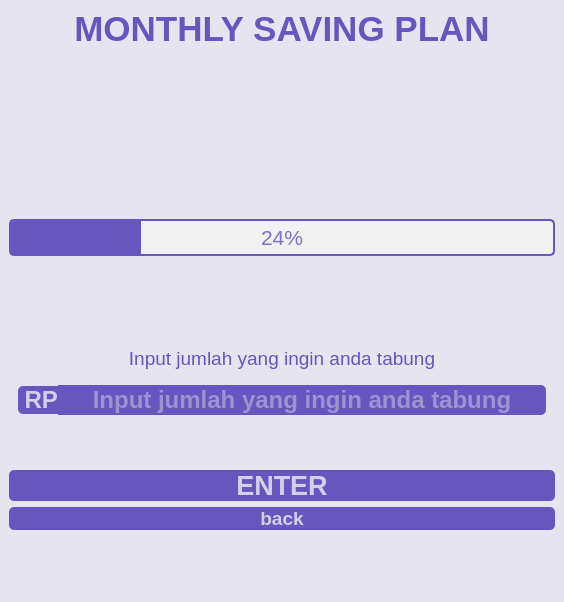
<?xml version="1.0" encoding="UTF-8"?>
<ui version="4.0">
 <class>MainWindow</class>
 <widget class="QMainWindow" name="MainWindow">
  <property name="geometry">
   <rect>
    <x>0</x>
    <y>0</y>
    <width>564</width>
    <height>548</height>
   </rect>
  </property>
  <property name="windowTitle">
   <string>MainWindow</string>
  </property>
  <widget class="QWidget" name="saving">
   <property name="styleSheet">
    <string notr="true">background-color: rgb(230, 228, 238);</string>
   </property>
   <layout class="QVBoxLayout" name="verticalLayout">
    <item>
     <widget class="QLabel" name="saving_plan">
      <property name="sizePolicy">
       <sizepolicy hsizetype="Expanding" vsizetype="Fixed">
        <horstretch>12</horstretch>
        <verstretch>6</verstretch>
       </sizepolicy>
      </property>
      <property name="font">
       <font>
        <family>Arial</family>
        <pointsize>26</pointsize>
        <weight>75</weight>
        <bold>true</bold>
       </font>
      </property>
      <property name="styleSheet">
       <string notr="true">color: rgb(102, 86, 190);</string>
      </property>
      <property name="text">
       <string>MONTHLY SAVING PLAN</string>
      </property>
      <property name="alignment">
       <set>Qt::AlignCenter</set>
      </property>
     </widget>
    </item>
    <item>
     <widget class="QLabel" name="saving_logo">
      <property name="sizePolicy">
       <sizepolicy hsizetype="Expanding" vsizetype="Fixed">
        <horstretch>0</horstretch>
        <verstretch>10</verstretch>
       </sizepolicy>
      </property>
      <property name="minimumSize">
       <size>
        <width>75</width>
        <height>75</height>
       </size>
      </property>
      <property name="styleSheet">
       <string notr="true">image: url(:/login/images/DompetQ.png);</string>
      </property>
      <property name="text">
       <string/>
      </property>
     </widget>
    </item>
    <item>
     <spacer name="verticalSpacer">
      <property name="orientation">
       <enum>Qt::Vertical</enum>
      </property>
      <property name="sizeType">
       <enum>QSizePolicy::Fixed</enum>
      </property>
      <property name="sizeHint" stdset="0">
       <size>
        <width>20</width>
        <height>83</height>
       </size>
      </property>
     </spacer>
    </item>
    <item>
     <widget class="QProgressBar" name="saving_bar">
      <property name="sizePolicy">
       <sizepolicy hsizetype="Expanding" vsizetype="Fixed">
        <horstretch>0</horstretch>
        <verstretch>0</verstretch>
       </sizepolicy>
      </property>
      <property name="minimumSize">
       <size>
        <width>50</width>
        <height>0</height>
       </size>
      </property>
      <property name="font">
       <font>
        <family>Arial</family>
        <pointsize>16</pointsize>
       </font>
      </property>
      <property name="styleSheet">
       <string notr="true">QProgressBar {
     border: 2px solid #6656be; /* Mengubah warna border di sini */
    border-radius: 5px;
    text-align: center; /* Teks persentase di tengah */
    background-color: #f1f1f1; /* Warna latar belakang */
	color: #7e71c7; /* Mengubah warna tulisan persentase di sini (hitam) */
}

QProgressBar::chunk {
    background-color: #6656be; /* Warna bar yang berjalan */
    width: 10px; /* Membuat tampilan bar terlihat lebih tersegmentasi */
}</string>
      </property>
      <property name="value">
       <number>24</number>
      </property>
     </widget>
    </item>
    <item>
     <widget class="QLabel" name="saving_keterangan">
      <property name="sizePolicy">
       <sizepolicy hsizetype="Expanding" vsizetype="Fixed">
        <horstretch>0</horstretch>
        <verstretch>0</verstretch>
       </sizepolicy>
      </property>
      <property name="font">
       <font>
        <family>Arial</family>
        <pointsize>16</pointsize>
       </font>
      </property>
      <property name="styleSheet">
       <string notr="true">color: rgb(102, 86, 190);</string>
      </property>
      <property name="text">
       <string/>
      </property>
      <property name="alignment">
       <set>Qt::AlignCenter</set>
      </property>
     </widget>
    </item>
    <item>
     <spacer name="verticalSpacer_6">
      <property name="orientation">
       <enum>Qt::Vertical</enum>
      </property>
      <property name="sizeType">
       <enum>QSizePolicy::Fixed</enum>
      </property>
      <property name="sizeHint" stdset="0">
       <size>
        <width>20</width>
        <height>55</height>
       </size>
      </property>
     </spacer>
    </item>
    <item>
     <spacer name="verticalSpacer_5">
      <property name="orientation">
       <enum>Qt::Vertical</enum>
      </property>
      <property name="sizeHint" stdset="0">
       <size>
        <width>20</width>
        <height>40</height>
       </size>
      </property>
     </spacer>
    </item>
    <item>
     <spacer name="verticalSpacer_3">
      <property name="orientation">
       <enum>Qt::Vertical</enum>
      </property>
      <property name="sizeHint" stdset="0">
       <size>
        <width>20</width>
        <height>40</height>
       </size>
      </property>
     </spacer>
    </item>
    <item>
     <widget class="QLabel" name="saving_number">
      <property name="enabled">
       <bool>true</bool>
      </property>
      <property name="sizePolicy">
       <sizepolicy hsizetype="Expanding" vsizetype="Fixed">
        <horstretch>0</horstretch>
        <verstretch>0</verstretch>
       </sizepolicy>
      </property>
      <property name="font">
       <font>
        <family>Arial</family>
        <pointsize>14</pointsize>
        <weight>50</weight>
        <bold>false</bold>
       </font>
      </property>
      <property name="styleSheet">
       <string notr="true">color: rgb(102, 86, 190);
border-top-color: rgb(102, 86, 190);</string>
      </property>
      <property name="text">
       <string>Input jumlah yang ingin anda tabung</string>
      </property>
      <property name="textFormat">
       <enum>Qt::AutoText</enum>
      </property>
      <property name="alignment">
       <set>Qt::AlignCenter</set>
      </property>
     </widget>
    </item>
    <item>
     <widget class="QWidget" name="input_saving" native="true">
      <property name="sizePolicy">
       <sizepolicy hsizetype="Expanding" vsizetype="Fixed">
        <horstretch>0</horstretch>
        <verstretch>0</verstretch>
       </sizepolicy>
      </property>
      <layout class="QHBoxLayout" name="horizontalLayout_2">
       <item>
        <layout class="QHBoxLayout" name="horizontalLayout">
         <property name="spacing">
          <number>0</number>
         </property>
         <property name="sizeConstraint">
          <enum>QLayout::SetDefaultConstraint</enum>
         </property>
         <item>
          <widget class="QLabel" name="saving_satuan">
           <property name="sizePolicy">
            <sizepolicy hsizetype="Minimum" vsizetype="Fixed">
             <horstretch>0</horstretch>
             <verstretch>0</verstretch>
            </sizepolicy>
           </property>
           <property name="font">
            <font>
             <family>Arial</family>
             <pointsize>18</pointsize>
             <weight>75</weight>
             <bold>true</bold>
            </font>
           </property>
           <property name="styleSheet">
            <string notr="true">background-color: rgb(102, 86, 190);
color: rgb(212, 207, 232);
border-top-left-radius: 5px;
border-bottom-left-radius: 5px;</string>
           </property>
           <property name="text">
            <string> RP</string>
           </property>
          </widget>
         </item>
         <item>
          <widget class="QLineEdit" name="saving_input">
           <property name="font">
            <font>
             <family>Arial</family>
             <pointsize>18</pointsize>
             <weight>75</weight>
             <bold>true</bold>
            </font>
           </property>
           <property name="styleSheet">
            <string notr="true">background-color: rgb(102, 86, 190);
color: rgb(212, 207, 232);
border:none;
border-top-right-radius: 5px;
border-bottom-right-radius: 5px;</string>
           </property>
           <property name="alignment">
            <set>Qt::AlignCenter</set>
           </property>
           <property name="placeholderText">
            <string>Input jumlah yang ingin anda tabung</string>
           </property>
           <property name="clearButtonEnabled">
            <bool>true</bool>
           </property>
          </widget>
         </item>
        </layout>
       </item>
      </layout>
     </widget>
    </item>
    <item>
     <spacer name="verticalSpacer_4">
      <property name="orientation">
       <enum>Qt::Vertical</enum>
      </property>
      <property name="sizeType">
       <enum>QSizePolicy::Fixed</enum>
      </property>
      <property name="sizeHint" stdset="0">
       <size>
        <width>20</width>
        <height>40</height>
       </size>
      </property>
     </spacer>
    </item>
    <item>
     <widget class="QPushButton" name="saving_enter">
      <property name="font">
       <font>
        <family>Arial</family>
        <pointsize>20</pointsize>
        <weight>75</weight>
        <bold>true</bold>
       </font>
      </property>
      <property name="styleSheet">
       <string notr="true">background-color: rgb(102, 86, 190);
color: rgb(212, 207, 232);
border-radius: 5px;</string>
      </property>
      <property name="text">
       <string>ENTER</string>
      </property>
     </widget>
    </item>
    <item>
     <widget class="QPushButton" name="saving_back">
      <property name="font">
       <font>
        <family>Arial</family>
        <pointsize>14</pointsize>
        <weight>75</weight>
        <bold>true</bold>
       </font>
      </property>
      <property name="styleSheet">
       <string notr="true">background-color: rgb(102, 86, 190);
color: rgb(212, 207, 232);
border-radius: 5px;
border-color: rgb(102, 86, 190);</string>
      </property>
      <property name="text">
       <string>back</string>
      </property>
     </widget>
    </item>
    <item>
     <spacer name="verticalSpacer_2">
      <property name="orientation">
       <enum>Qt::Vertical</enum>
      </property>
      <property name="sizeType">
       <enum>QSizePolicy::Fixed</enum>
      </property>
      <property name="sizeHint" stdset="0">
       <size>
        <width>20</width>
        <height>63</height>
       </size>
      </property>
     </spacer>
    </item>
   </layout>
  </widget>
 </widget>
 <resources>
  <include location="resources.qrc"/>
  <include location="../modules/resources.qrc"/>
 </resources>
 <connections/>
</ui>
